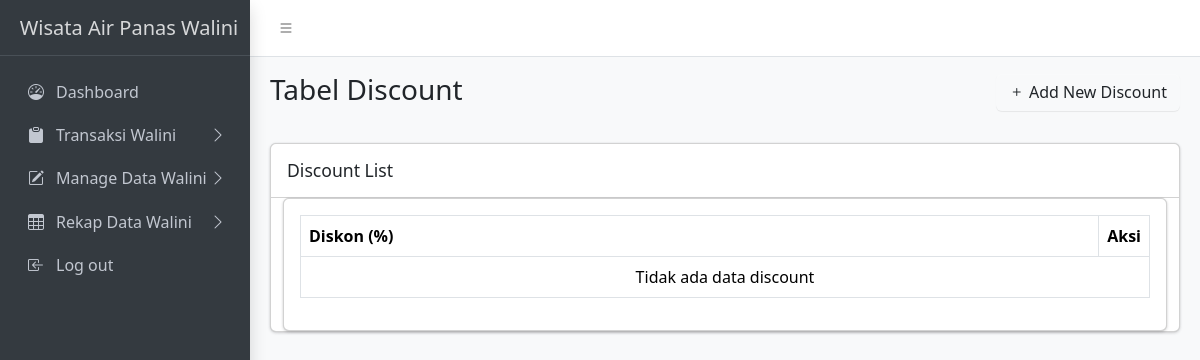
/admin/discount/discount.php, run on an earlier commit of the app's database.
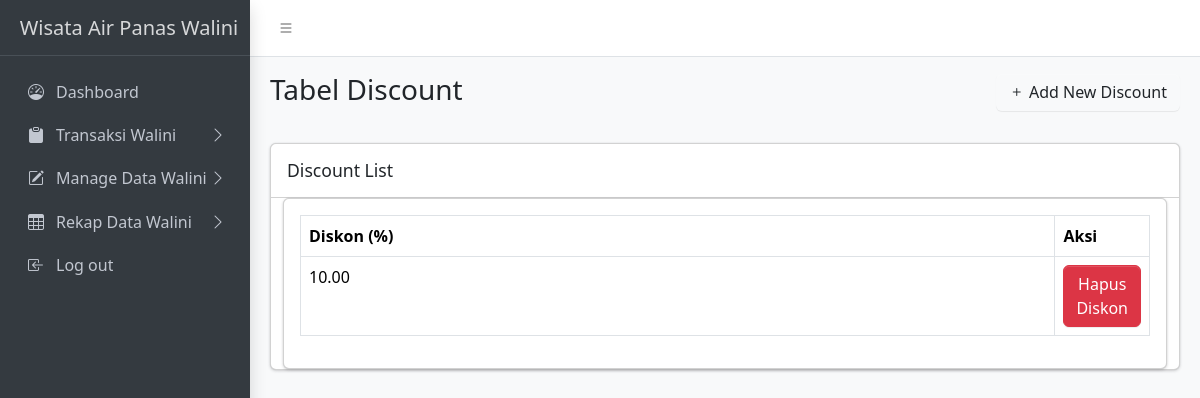
And on a later commit of the database.
### tables this page shows
CREATE TABLE `discounts` (
  `id_discount` int(11) NOT NULL,
  `id_product` int(11) NOT NULL,
  `discount_value` decimal(10,2) NOT NULL,
  `created_at` datetime DEFAULT current_timestamp(),
  `updated_at` timestamp NOT NULL DEFAULT current_timestamp() ON UPDATE current_timestamp(),
  `id_user` int(11) NOT NULL
);

### admin/discount/discount.php (the view, shortened to what the changed rows need)
<?php
require '../../includes/db_connect.php';
$sql = "SELECT * FROM discounts LIMIT 1";
$result = $conn->query($sql);
?>
<!DOCTYPE html>
<html lang="en">
<head>
    <link rel="stylesheet" href="https://cdn.jsdelivr.net/npm/@fontsource/source-sans-3@5.0.12/index.css">
    <link rel="stylesheet" href="https://cdn.jsdelivr.net/npm/overlayscrollbars@2.3.0/styles/overlayscrollbars.min.css">
    <link rel="stylesheet" href="https://cdn.jsdelivr.net/npm/bootstrap-icons@1.11.0/font/bootstrap-icons.min.css">
    <link rel="stylesheet" href="../../assets/css/adminlte.css">
    <link rel="stylesheet" href="https://cdn.jsdelivr.net/npm/apexcharts@3.37.1/dist/apexcharts.css">
    <link rel="stylesheet" href="https://cdn.jsdelivr.net/npm/jsvectormap@1.5.3/dist/css/jsvectormap.min.css">
</head>
<body class="layout-fixed sidebar-expand-lg bg-body-tertiary">
    <div class="app-wrapper">
            <main class="app-main">
                <div class="app-content">
                    <div class="container-fluid">
                        <div class="row">
                            <div class="col-md-12">
                                <div class="card mb-4">
                                    <div class="container-fluid">
                                        <div class="card">
                                            <div class="card-body">
                                                <div class="table-responsive">
                                                    <table class="table table-bordered">
                                                        <thead>
                                                            <tr>
                                                                <th style="width: 900px;">Diskon (%)</th>
                                                                <th>Aksi</th>
                                                            </tr>
                                                        </thead>
                                                        <tbody>
                                                            <?php
                                                            if ($result->num_rows > 0) {
                                                                while ($row = $result->fetch_assoc()) {
                                                            ?>
                                                                    <tr>
                                                                        <td><?= htmlspecialchars($row['discount_value']); ?></td>
                                                                        <td>
                                                                            <button type="button" class="btn btn-danger" data-toggle="modal" data-target="#deleteAllModal">
                                                                                Hapus Diskon
                                                                            </button>
                                                                        </td>
                                                                    </tr>
                                                            <?php
                                                                }
                                                            } else {
                                                                echo "<tr><td colspan='2' class='text-center'>Tidak ada data discount</td></tr>";
                                                            }
                                                            ?>
                                                        </tbody>
                                                    </table>
                                                </div>
                                            </div>
                                        </div>
                                    </div>
                                </div>
                            </div>
                        </div>
                    </div>
                </div>
            </main>
</body>
</html>

What changed in the data, as far as the page shows it:
added discounts: discount_value "10.00"
Also different on the page:
text no longer shown: "Tidak ada data discount"
